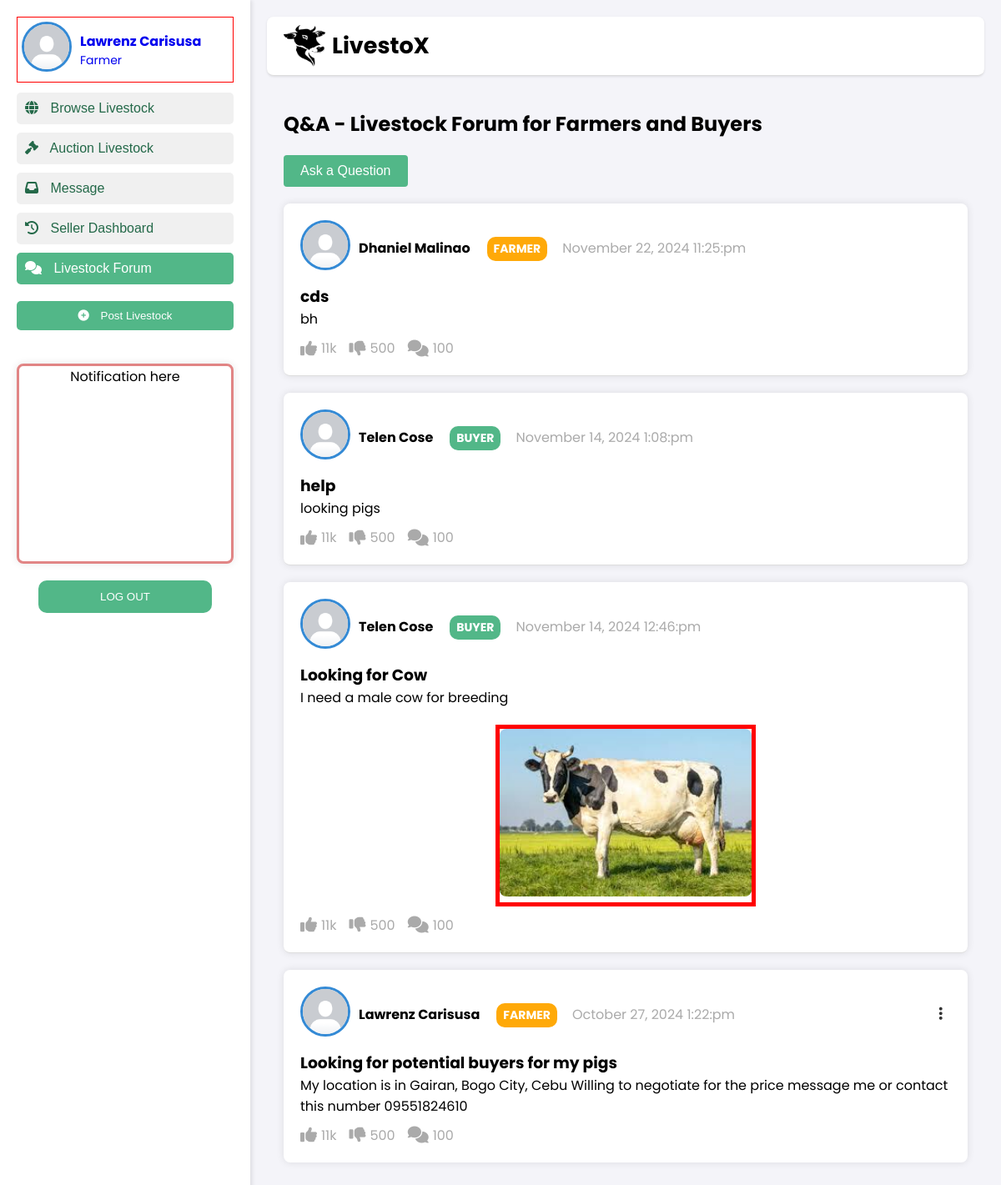
/Frontend/Farmer/livestock_forum.php (signed in), run on the app's committed database.
### tables this page shows
CREATE TABLE `forum` (
  `id` int(11) NOT NULL,
  `user_id` int(11) NOT NULL,
  `title` varchar(255) NOT NULL,
  `description` text NOT NULL,
  `image` varchar(255) DEFAULT NULL,
  `created_at` datetime DEFAULT current_timestamp()
);

CREATE TABLE `tbl_users` (
  `id` int(11) NOT NULL,
  `user_type` varchar(255) NOT NULL,
  `first_name` varchar(255) NOT NULL,
  `last_name` varchar(255) NOT NULL,
  `username` varchar(255) NOT NULL,
  `phone` varchar(255) NOT NULL,
  `email` varchar(255) NOT NULL,
  `password` varchar(255) NOT NULL,
  `profile_picture` varchar(255) NOT NULL
);

### Frontend/Farmer/livestock_forum.php (the view, shortened to what this page needs)
<?php
include('../../Backend/db/db_connect.php');
$user_id = $_SESSION['id'];
$default_profile_picture = '../../Assets/default-profile.png';
$postQuery = "SELECT f.id, f.title, f.description, f.image, f.created_at, f.user_id, u.first_name, u.last_name, u.user_type
              FROM forum f
              JOIN tbl_users u ON f.user_id = u.id
              ORDER BY f.created_at DESC";
$postResult = mysqli_query($con, $postQuery);
$posts = mysqli_fetch_all($postResult, MYSQLI_ASSOC);
?>
<!DOCTYPE html>
<html lang="en">
<head>
    <link rel="stylesheet" href="../../css/main.css">
    <link rel="stylesheet" href="../../css/sidebar.css">
    <link rel="stylesheet" href="../../css/livestock_forum.css">
    <link rel="stylesheet" href="../../css/modal.css">
    <link rel="stylesheet" href="https://cdnjs.cloudflare.com/ajax/libs/font-awesome/6.0.0-beta3/css/all.min.css">
    <link rel="stylesheet" href="https://cdnjs.cloudflare.com/ajax/libs/font-awesome/6.6.0/css/all.min.css" />
    <link href="https://cdnjs.cloudflare.com/ajax/libs/toastr.js/latest/toastr.min.css" rel="stylesheet" />
</head>
<body>
    <div class="container">
        <?php
            include('../../sidebar/sidebar-farmer.php');
        ?>
        <div class="main-content">
            <header>
                <div class="livestock-logo">
                    <img src="../../Assets/livestock-logo.png" alt="Livestock Logo" class="livestock-img">
                    <div class="logo-name">LivestoX</div>
                </div>
            </header>
            <div class="open-forum">
                <h2>Q&A - Livestock Forum for Farmers and Buyers</h2>
                <button class="ask-question-btn">Ask a Question</button>
                <div id="postContainer" class="post-container">
                    <?php foreach ($posts as $post): ?>
                        <div class="forum-post card">
                            <div class="post-header">
                                <div class="profile-info">
                                    <div class="profile-image">
                                        <?php
                                        $post_user_id = $post['user_id'];
                                        $profileQuery = "SELECT profile_picture FROM tbl_users WHERE id = ?";
                                        $profileStmt = mysqli_prepare($con, $profileQuery);
                                        mysqli_stmt_bind_param($profileStmt, 'i', $post_user_id);
                                        mysqli_stmt_execute($profileStmt);
                                        mysqli_stmt_bind_result($profileStmt, $post_profile_picture);
                                        if (!empty($post_profile_picture) && file_exists('../../uploads/profile_pictures/' . $post_profile_picture)) {
                                            $post_profile_image = '../../uploads/profile_pictures/' . $post_profile_picture;
                                        } else {
                                            $post_profile_image = $default_profile_picture;
                                        }
                                        ?>
                                        <img src="<?php echo htmlspecialchars($post_profile_image); ?>" alt="Profile Image">
                                    </div>
                                    <div class="name"><?= htmlspecialchars($post['first_name'] . ' ' . $post['last_name']); ?></div>
                                    <div class="user-type" style="background-color: <?= ($post['user_type'] === 'farmer') ? '#FFA908' : '#52B788'; ?>;">
                                        <?= htmlspecialchars($post['user_type']); ?>
                                    </div>
                                    <div class="date-time-container">
                                        <div class="date">
                                            <?= date('F j, Y g:i:a', strtotime($post['created_at'])); ?>
                                        </div>
                                        <div class="meatball-menu" <?= $user_id == $post['user_id'] ? '' : 'style="display:none"'?>>
                                            <i class="fas fa-ellipsis-v"></i>
                                        </div>
                                    </div>
                                </div>
                            </div>
                            <div class="post-content">
                                <h3><?= htmlspecialchars($post['title']); ?></h3>
                                <p><?= nl2br(htmlspecialchars($post['description'])); ?></p>
                                <?php if ($post['image']): ?>
                                    <div class="post-image">
                                        <img src="<?= htmlspecialchars('../../uploads/forum_posts/' . $post['image']); ?>" alt="Post Image">
                                    </div>
                                <?php endif; ?>
                            </div>
                            <div class="post-actions">
                                <div class="likes">
                                    <i class="fas fa-thumbs-up"></i> 11k
                                </div>
                                <div class="dislikes">
                                    <i class="fas fa-thumbs-down"></i> 500
                                </div>
                                <div class="comments">
                                    <i class="fas fa-comments"></i> 100
                                </div>
                            </div>
                        </div>
                    <?php endforeach; ?>
                </div>
</body>
</html>

### css/main.css (style rules this page uses)
* { padding: 0; margin: 0; box-sizing: border-box; }
body { font-family: "Poppins", sans-serif; margin: 0; padding: 0; display: flex; height: 100vh; background-color: #f5f5f5; }
header { display: flex; align-items: center; padding: 10px 20px; background-color: #fff; border-bottom: 1px solid #ddd; border-radius: 8px; box-shadow: 0 1px 3px rgba(0, 0, 0, 0.1); }
.livestock-logo { display: flex; }
.logo-name { display: flex; align-items: center; margin-left: 8px; font-size: 27px; font-weight: bold; }
img { height: 50px; width: 50px; }

### css/sidebar.css (style rules this page uses)
.profile-image img { border: 3px solid #348ad5; border-radius: 50%; width: 60px; height: 60px; object-fit: cover; }
i { margin-right: 10px; }

### css/livestock_forum.css (style rules this page uses)
body { background-color: #f4f4f9; margin: 0; padding: 0; }
.container { display: flex; height: 100vh; width: 100%; }
.main-content { flex: 1; padding: 20px; overflow-y: auto; }
header { display: flex; justify-content: space-between; align-items: center; padding: 10px 20px; background-color: #fff; border-bottom: 1px solid #ddd; border-radius: 8px; box-shadow: 0 1px 3px rgba(0, 0, 0, 0.1); }
.open-forum { margin-top: 20px; padding: 20px; }
.open-forum h2 { margin-bottom: 20px; }
.ask-question-btn { background-color: #52B788; color: white; padding: 10px 20px; border: none; border-radius: 4px; cursor: pointer; font-size: 16px; margin-bottom: 20px; }
.forum-post { margin-bottom: 20px; padding-bottom: 20px; border-bottom: 1px solid #ddd; }
.forum-post:last-child { border-bottom: none; }
.forum-post.card { background-color: #fff; border-radius: 8px; box-shadow: 0 0 10px rgba(0, 0, 0, 0.1); padding: 20px; }
.forum-post .post-header { display: flex; align-items: center; margin-bottom: 10px; position: relative; }
.forum-post .post-header .profile-info { display: flex; align-items: center; flex: 1; }
.profile-info { gap: 10px; }
.forum-post .post-header .profile-info .name { font-weight: bold; margin-right: 10px; }
.forum-post .post-header .profile-info .user-type { color: #fff; border-radius: 10px; padding: 4px 8px; font-size: 14px; font-weight: bold; text-transform: uppercase; margin-top: 2px; }
.forum-post .post-header .date { color: #aaa; margin-left: 8px; }
.forum-post .post-header .meatball-menu { position: absolute; right: 0; top: 50%; transform: translateY(-50%); cursor: pointer; }
.forum-post .post-header .meatball-menu i { font-size: 18px; color: #333; }
.forum-post .post-content { margin-bottom: 10px; }
.forum-post .post-actions { display: flex; justify-content: flex-start; gap: 15px; }
.forum-post .post-actions .likes, .forum-post .post-actions .dislikes, .forum-post .post-actions .comments { display: flex; align-items: center; color: #aaa; font-size: 16px; }
.forum-post .post-actions .likes i, .forum-post .post-actions .dislikes i, .forum-post .post-actions .comments i { margin-right: 5px; font-size: 20px; }
.post-image { border: 5px solid red; margin-top: 20px; text-align: center; width: 40%; max-width: 500px; margin-left: auto; margin-right: auto; }
.post-image img { width: 100%; height: auto; border-radius: 8px; }

### data on the page
forum: user.last_name "Dhaniel Malinao", user.user_type "FARMER", created_at "November 22, 2024 11:25:pm", title "cds", description "bh"
forum: user.last_name "Telen Cose", user.user_type "BUYER", created_at "November 14, 2024 1:08:pm", title "help", description "looking pigs"
forum: user.last_name "Telen Cose", user.user_type "BUYER", created_at "November 14, 2024 12:46:pm", title "Looking for Cow", description "I need a male cow for breeding", image (picture)
forum: user.last_name "Lawrenz Carisusa", user.user_type "FARMER", created_at "October 27, 2024 1:22:pm", title "Looking for potential buyers for my pigs", description "My location is in Gairan, Bogo City, Cebu Willing to negotiate for the price message me or contact this number 09551824610"

### other printed values
$first_name . ' ' . $last_name "Lawrenz Carisusa"
$user_type "Farmer"
